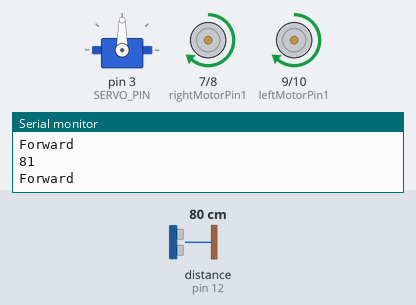
Bench run of a sketch on a simulated Arduino Uno, built with avr-gcc and run on an emulated ATmega328P. Shown: servo, motor-driver pin pairs drawn as motors (green arrow = first pin HIGH = forward, orange = second pin HIGH = backward, longer = more drive, scaled by the enable pin), the last lines printed to the serial monitor. Inputs (shaded band) come from the test bench; at power-on: distance to the obstacle (sensor on pin 12) 80 cm. The echo pulse lasts 58.3 µs per cm.

Above: at 1.2 s.
1.3 s: distance to the obstacle (sensor on pin 12) set to 32 cm
4.3 s: distance to the obstacle (sensor on pin 12) set to 27 cm
At 4.7 s:
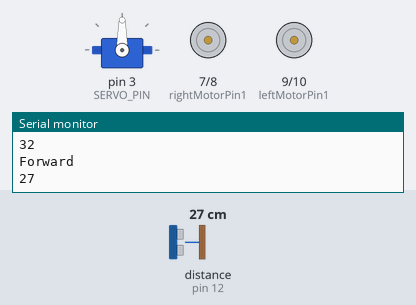
At 6.4 s:
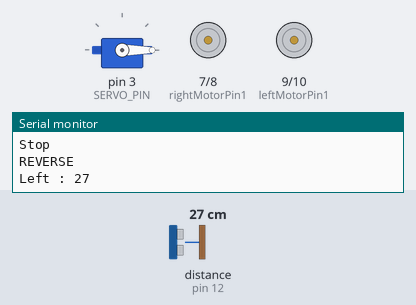
7.3 s: distance to the obstacle (sensor on pin 12) set to 35 cm
9.0 s: distance to the obstacle (sensor on pin 12) set to 2 cm
At 10.6 s:
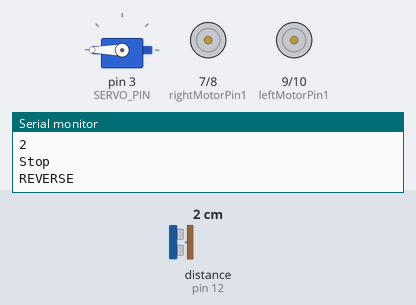
Timing chart, 0 to 13.0 s (numbered marks = the images above; inputs shaded):
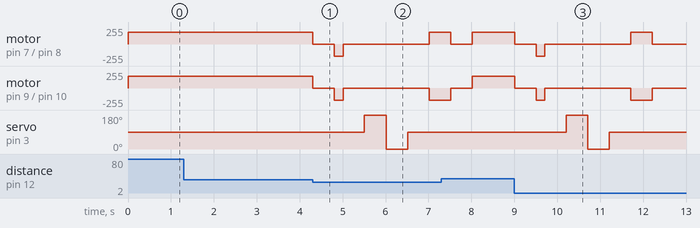

The sketch:

code.ino
```cpp
#include <Servo.h>
#include <NewPing.h>

#define SERVO_PIN 3
#define ULTRASONIC_SENSOR_TRIG 11
#define ULTRASONIC_SENSOR_ECHO 12
#define MAX_REGULAR_MOTOR_SPEED 180
#define MAX_MOTOR_ADJUST_SPEED 180
#define DISTANCE_TO_CHECK 30

//Right motor
int enableRightMotor=5;
int rightMotorPin1=7;
int rightMotorPin2=8;

//Left motor
int enableLeftMotor=6;
int leftMotorPin1=9;
int leftMotorPin2=10;

NewPing mySensor(ULTRASONIC_SENSOR_TRIG, ULTRASONIC_SENSOR_ECHO, 400);
Servo myServo;
void setup()
{
  // put your setup code here, to run once:
  pinMode(enableRightMotor,OUTPUT);
  pinMode(rightMotorPin1,OUTPUT);
  pinMode(rightMotorPin2,OUTPUT);

  pinMode(enableLeftMotor,OUTPUT);
  pinMode(leftMotorPin1,OUTPUT);
  pinMode(leftMotorPin2,OUTPUT);

  myServo.attach(SERVO_PIN);
  myServo.write(90);
  rotateMotor(0,0);
  Serial.begin(9600);
}

void loop()
{

  int distance = mySensor.ping_cm();
  Serial.println(distance);

  //If distance is within 30 cm then adjust motor direction as below
  if (distance > 0 && distance < DISTANCE_TO_CHECK)
  {
    //Stop motors
    rotateMotor(0, 0);
    delay(500);
    Serial.println("Stop");

    //Reverse motors
    rotateMotor(-MAX_MOTOR_ADJUST_SPEED, -MAX_MOTOR_ADJUST_SPEED);
    delay(200);
    Serial.println("REVERSE");

    //Stop motors
    rotateMotor(0, 0);
    delay(500);

    //Rotate servo to left
    myServo.write(180);
    delay(500);

    //Read left side distance using ultrasonic sensor
    int distanceLeft = mySensor.ping_cm();
    Serial.print("Left : ");
    Serial.println(distanceLeft);
    //Rotate servo to right
    myServo.write(0);
    delay(500);

    //Read right side distance using ultrasonic sensor
    int distanceRight = mySensor.ping_cm();
    Serial.print("Right");
    Serial.println(distanceRight);

    //Bring servo to center
    myServo.write(90);
    delay(500);


    if (distanceLeft == 0 )
    {
      Serial.println("TurnLeft");
      rotateMotor(MAX_MOTOR_ADJUST_SPEED, -MAX_MOTOR_ADJUST_SPEED);
      delay(500);
    }
    else if (distanceRight == 0 )
    {
      Serial.println("TurnRight");
      rotateMotor(-MAX_MOTOR_ADJUST_SPEED, MAX_MOTOR_ADJUST_SPEED);
      delay(500);
    }
    else if (distanceLeft >= distanceRight)
    {
      Serial.println("TurnLeft");
      rotateMotor(MAX_MOTOR_ADJUST_SPEED, -MAX_MOTOR_ADJUST_SPEED);
      delay(500);
    }
    else
    {
      Serial.println("TurnRight");
      rotateMotor(-MAX_MOTOR_ADJUST_SPEED, MAX_MOTOR_ADJUST_SPEED);
      delay(500);
    }
    Serial.println("StopRotation");
    rotateMotor(0, 0);
    delay(500);
  }
  else
  {
    Serial.println("Forward");
    rotateMotor(MAX_REGULAR_MOTOR_SPEED, MAX_REGULAR_MOTOR_SPEED);
  }
}


void rotateMotor(int rightMotorSpeed, int leftMotorSpeed)
{
  if (rightMotorSpeed < 0)
  {
    digitalWrite(rightMotorPin1,LOW);
    digitalWrite(rightMotorPin2,HIGH);
  }
  else if (rightMotorSpeed >= 0)
  {
    digitalWrite(rightMotorPin1,HIGH);
    digitalWrite(rightMotorPin2,LOW);
  }

  if (leftMotorSpeed < 0)
  {
    digitalWrite(leftMotorPin1,LOW);
    digitalWrite(leftMotorPin2,HIGH);
  }
  else if (leftMotorSpeed >= 0)
  {
    digitalWrite(leftMotorPin1,HIGH);
    digitalWrite(leftMotorPin2,LOW);
  }

  analogWrite(enableRightMotor, abs(rightMotorSpeed));
  analogWrite(enableLeftMotor, abs(leftMotorSpeed));
}
```

Measured:
- the behaviour switches between 30 and 29 cm on distance to the obstacle (sensor on pin 12) (found by bisection; images 0 and 1)
